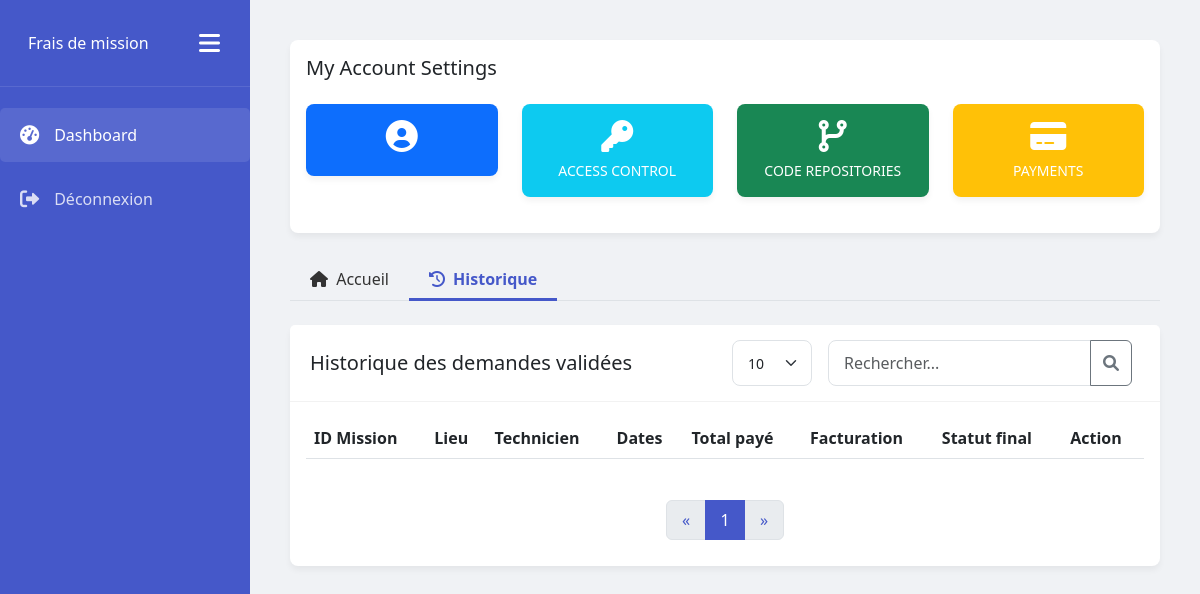
Before: /history/ with the older database file.
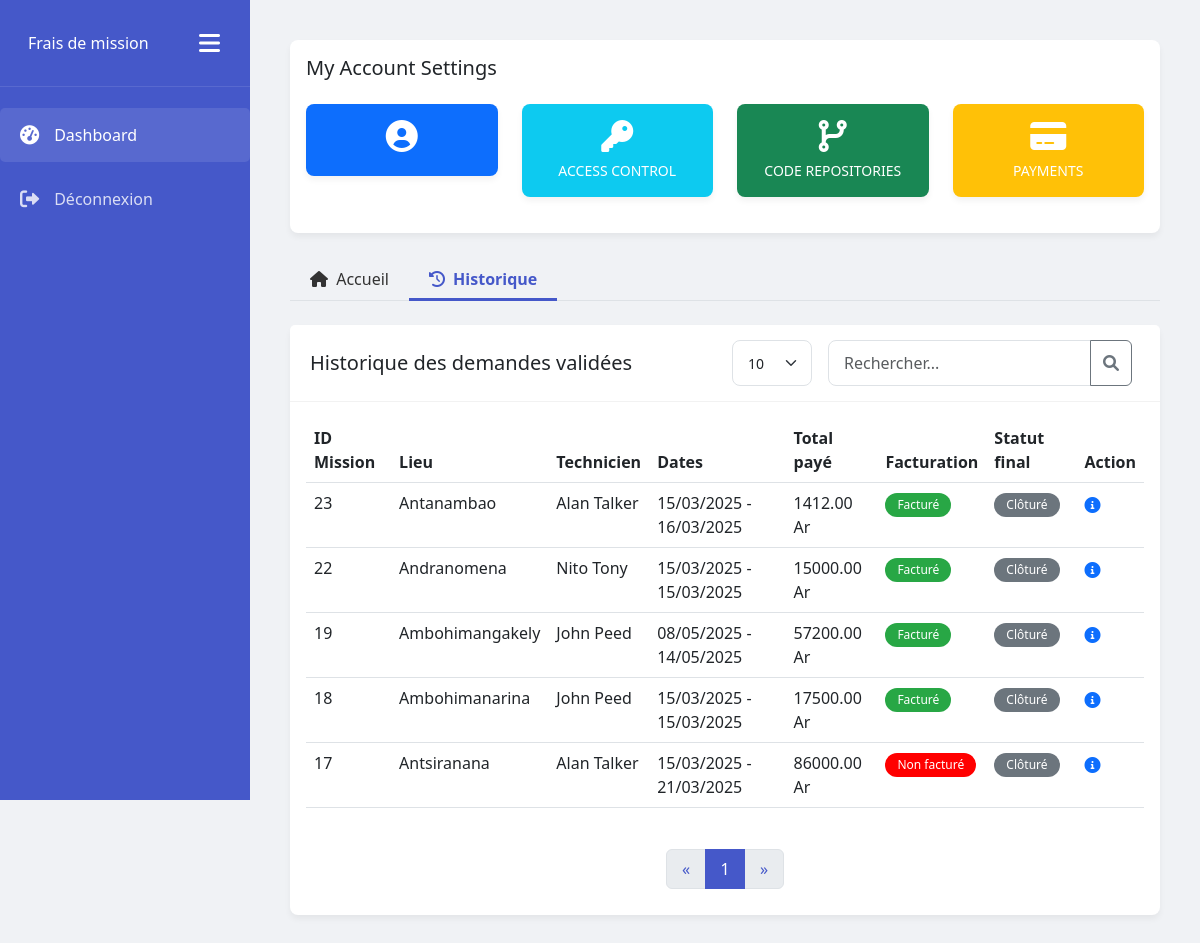
After: the same page with the newer database file.
### fdm_app/models.py (models this page shows, shortened)
class Mission(models.Model):
    techniciens = models.ManyToManyField(Technician, related_name="missions")
    mission_details = models.TextField(
        help_text='details de la mission',
        verbose_name='Mission Details'
    )
    start_date = models.DateField(
        help_text='date de debut de la mission',
        verbose_name='Start Date'
    )
    start_hour = models.TimeField(
        help_text='heure de debut de la mission',
        verbose_name='Start Hour'
    )
    end_date = models.DateField(
        help_text='date de fin de la mission',
        verbose_name='End Date'
    )
    end_hour = models.TimeField(
        help_text='heure de fin de la mission',
        verbose_name='End Hour'
    )
    location = models.CharField(
        max_length=50,
        help_text='lieu de la mission'
    )
    facturation = models.BooleanField(
        help_text='facturation de la mission, facturee ou non',
        verbose_name='Facturation'
    )
    STATUS_CHOICES = [
        ('NEW', 'New'),
        ('REFUSED', 'Refused'),
        ('VALIDATED', 'Validated'),
    ]
    status = models.CharField(
        max_length=10,
        choices=STATUS_CHOICES,
        default='NEW',
        verbose_name='Status',
        help_text='Statut de la mission'
    )
    refusal_reason = models.TextField(
        blank=True,
        null=True,
        verbose_name='Refusal Reason',
        help_text='Motif de refus de la mission'
    )

class Technician(models.Model):
    first_name = models.CharField(
        max_length=50,
        help_text='nom du technicien'
    )
    last_name = models.CharField(
        max_length=50,
        help_text='prenom du technicien'
    )

class Expense(models.Model):
    mission = models.ForeignKey(Mission, on_delete=models.CASCADE, related_name="depenses")
    hosting_days = models.IntegerField(
        help_text='nombre de jours de sejour',
        default=0.0,
    )
    overnight_rate = models.DecimalField(
        max_digits=10,
        decimal_places=2,
        default=0.00,
        help_text='tarif nuitée'
    )
    total_hosting = models.DecimalField(
        max_digits=10,
        decimal_places=2,
        help_text=' pris total de séjour',
        editable = False
    )
    meal_costs = models.DecimalField(
        max_digits=10,
        decimal_places=2,
        help_text='prix des repas',
    )
    total_meal_costs = models.DecimalField(
        max_digits=10,
        decimal_places=2,
        help_text='prix total des repas',
        editable = False,
        default=0.00,
    )
    transport = models.CharField(
        max_length=100,
        help_text='transport',
    )
    shipping_costs = models.DecimalField(
        max_digits=10,
        decimal_places=2,
        help_text='frais de transport',
    )
    various_expenses_details = models.CharField(
        max_length=100,
        help_text='divers frais',
    )
    various_expenses_price = models.DecimalField(
        max_digits=10,
        decimal_places=2,
        help_text='prix des divers frais',
    )
    total_expenses = models.DecimalField(
        max_digits=10,
        decimal_places=2,
        help_text='prix total des frais',
        editable = False,
        default=0.00,
    )

### fdm_app/views.py (the view)
# urls.py: path('history/',HistoryView.as_view(),name='history'),
class HistoryView(TemplateView):
    template_name = 'history.html'
    def get_context_data(self, **kwargs):
        context = super().get_context_data(**kwargs)
        validated_missions = Mission.objects.filter(status='VALIDATED').order_by('-id')
        search_query = self.request.GET.get('search', '')
        if search_query:
            validated_missions = MissionSearchUtils.filter_missions(validated_missions, search_query)
        missions = PaginationUtils.paginate_queryset(validated_missions, self.request)
        context['missions'] = missions
        context['active_tab'] = 'history'
        return context

### fdm_app/views.py (called while the page is built)
    @staticmethod
    def paginate_queryset(queryset, request, per_page_default=10):
        per_page = request.GET.get('per_page', per_page_default)
        try:
            per_page = int(per_page)
        except (ValueError, TypeError):
            per_page = per_page_default
        paginator = Paginator(queryset, per_page)
        page = request.GET.get('page', 1)
        try:
            paginated_queryset = paginator.page(page)
        except PageNotAnInteger:
            paginated_queryset = paginator.page(1)
        except EmptyPage:
            paginated_queryset = paginator.page(paginator.num_pages)
        return paginated_queryset

### fdm_app/templates/history.html (shortened to what the changed rows need)
{% extends 'base.html' %}
{% block content %}
<div class="main-content">
    <div class="card">
        <div class="card-body fade-in">
            <div class="table-responsive">
                <table class="table table-hover">
                    <thead>
                        <tr>
                            <th>ID Mission</th>
                            <th>Lieu</th>
                            <th>Technicien</th>
                            <th>Dates</th>
                            <th>Total payé</th>
                            <th>Facturation</th>
                            <th>Statut final</th>
                            <th>Action</th>
                        </tr>
                    </thead>
                    <tbody>
                    {% for mission in missions %}
                        <tr>
                            <td>{{ mission.id }}</td>
                            <td>{{ mission.location }}</td>
                            <td>
                            {% for technicien in mission.techniciens.all %}
                                {{ technicien.first_name }} {{ technicien.last_name }}<br>
                            {% empty %}
                                Aucun technicien
                            {% endfor %}
                            </td>
                            <td>
                                {{ mission.start_date|date:"d/m/Y" }} - {{ mission.end_date|date:"d/m/Y" }}
                            </td>
                            <td>
                            {% for expense in mission.depenses.all %}
                                {{ expense.total_expenses }} Ar
                            {% endfor %}
                            </td>
                            {% if mission.facturation %}
                                <td><span class="badge badge-billed" style="background-color:#28a745;">Facturé</span></td>
                            {% else %}
                                <td><span class="badge badge-not-billed" style="background-color:red;">Non facturé</span></td>
                            {% endif %}
                            <td><span class="badge badge-closed">Clôturé</span></td>
                            <td>
                                <button type="button" class="btn btn-link p-0 border-0"
                                    data-bs-toggle="modal"
                                    data-bs-target="#detailModal{{ mission.id }}">
                                    <i class="fas fa-info-circle details" title="Détails"></i>
                                </button>
                            </td>
                        </tr>
                    {% endfor %}
                    </tbody>
                </table>
            </div>
        <div class="pagination-container">
          <nav aria-label="Page navigation">
            <ul class="pagination">
              {% for num in missions.paginator.page_range %}
                {% if missions.number == num %}
                  <li class="page-item active">
                    <a class="page-link" href="?page={{ num }}{% if request.GET.search %}&search={{ request.GET.search }}{% endif %} ">
                      {{ num }}
                    </a>
                  </li>
                {% elif num > missions.number|add:'-3' and num < missions.number|add:'3' %}
                  <li class="page-item"><a class="page-link" href="?page={{ num }}{% if request.GET.search %}&search={{ request.GET.search }}{% endif %}">{{ num }}</a></li>
                {% endif %}
              {% endfor %}
            </ul>
          </nav>
        </div>
        </div>
    </div>
</div>
{% endblock %}

Changed rows visible on the page:
now on this page (row edited): Mission: id "23", location "Antanambao", start_date "15/03/2025", end_date "16/03/2025", facturation "Facturé"
now on this page (row unchanged): Technician: first_name "Alan", last_name "Talker"
now on this page (row edited): Expense: total_expenses "1412.00", shown under "23"
now on this page (row edited): Mission: id "22", location "Andranomena", start_date "15/03/2025", end_date "15/03/2025", facturation "Facturé"
now on this page (row unchanged): Technician: first_name "Nito", last_name "Tony", shown under "22"
now on this page (row edited): Expense: total_expenses "15000.00", shown under "22"
now on this page (row edited): Mission: id "19", location "Ambohimangakely", start_date "08/05/2025", end_date "14/05/2025", facturation "Facturé"
now on this page (row unchanged): Technician: first_name "John", last_name "Peed"
now on this page (row unchanged): Expense: total_expenses "57200.00", shown under "19"
now on this page (row edited): Mission: id "18", location "Ambohimanarina", start_date "15/03/2025", end_date "15/03/2025", facturation "Facturé"
now on this page (row unchanged): Expense: total_expenses "17500.00", shown under "18"
now on this page (row edited): Mission: id "17", location "Antsiranana", start_date "15/03/2025", end_date "21/03/2025", facturation "Non facturé"
now on this page (row unchanged): Expense: total_expenses "86000.00", shown under "17"
